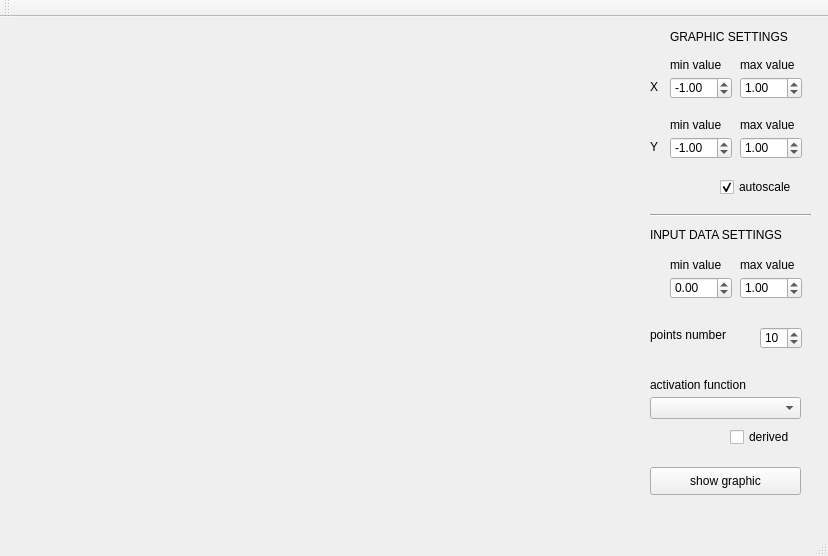
<?xml version="1.0" encoding="UTF-8"?>
<ui version="4.0">
 <class>MainWindow</class>
 <widget class="QMainWindow" name="MainWindow">
  <property name="geometry">
   <rect>
    <x>0</x>
    <y>0</y>
    <width>828</width>
    <height>556</height>
   </rect>
  </property>
  <property name="windowTitle">
   <string>MainWindow</string>
  </property>
  <widget class="QWidget" name="centralWidget">
   <widget class="QCheckBox" name="is_derived_checkBox">
    <property name="geometry">
     <rect>
      <x>730</x>
      <y>410</y>
      <width>81</width>
      <height>20</height>
     </rect>
    </property>
    <property name="text">
     <string>derived</string>
    </property>
   </widget>
   <widget class="QDoubleSpinBox" name="max_val_box">
    <property name="geometry">
     <rect>
      <x>740</x>
      <y>260</y>
      <width>62</width>
      <height>22</height>
     </rect>
    </property>
    <property name="value">
     <double>1.000000000000000</double>
    </property>
   </widget>
   <widget class="QCheckBox" name="autoscale_checkBox">
    <property name="geometry">
     <rect>
      <x>720</x>
      <y>160</y>
      <width>81</width>
      <height>20</height>
     </rect>
    </property>
    <property name="text">
     <string>autoscale</string>
    </property>
    <property name="checked">
     <bool>true</bool>
    </property>
   </widget>
   <widget class="QCustomPlot" name="GraphicWidget" native="true">
    <property name="geometry">
     <rect>
      <x>20</x>
      <y>10</y>
      <width>611</width>
      <height>431</height>
     </rect>
    </property>
   </widget>
   <widget class="QPushButton" name="show_btn">
    <property name="geometry">
     <rect>
      <x>650</x>
      <y>450</y>
      <width>151</width>
      <height>28</height>
     </rect>
    </property>
    <property name="text">
     <string>show graphic</string>
    </property>
   </widget>
   <widget class="QLabel" name="label_4">
    <property name="geometry">
     <rect>
      <x>670</x>
      <y>240</y>
      <width>71</width>
      <height>16</height>
     </rect>
    </property>
    <property name="text">
     <string>min value</string>
    </property>
   </widget>
   <widget class="QLabel" name="label_9">
    <property name="geometry">
     <rect>
      <x>740</x>
      <y>40</y>
      <width>71</width>
      <height>16</height>
     </rect>
    </property>
    <property name="text">
     <string>max value</string>
    </property>
   </widget>
   <widget class="QLabel" name="label_11">
    <property name="geometry">
     <rect>
      <x>650</x>
      <y>120</y>
      <width>16</width>
      <height>20</height>
     </rect>
    </property>
    <property name="text">
     <string>Y</string>
    </property>
   </widget>
   <widget class="Line" name="line">
    <property name="geometry">
     <rect>
      <x>650</x>
      <y>190</y>
      <width>161</width>
      <height>16</height>
     </rect>
    </property>
    <property name="orientation">
     <enum>Qt::Horizontal</enum>
    </property>
   </widget>
   <widget class="QSpinBox" name="points_num_spinBox">
    <property name="geometry">
     <rect>
      <x>760</x>
      <y>310</y>
      <width>42</width>
      <height>22</height>
     </rect>
    </property>
    <property name="autoFillBackground">
     <bool>false</bool>
    </property>
    <property name="value">
     <number>10</number>
    </property>
   </widget>
   <widget class="QLabel" name="label_12">
    <property name="geometry">
     <rect>
      <x>670</x>
      <y>100</y>
      <width>71</width>
      <height>16</height>
     </rect>
    </property>
    <property name="text">
     <string>min value</string>
    </property>
   </widget>
   <widget class="QLabel" name="label_7">
    <property name="geometry">
     <rect>
      <x>740</x>
      <y>240</y>
      <width>71</width>
      <height>16</height>
     </rect>
    </property>
    <property name="text">
     <string>max value</string>
    </property>
   </widget>
   <widget class="QDoubleSpinBox" name="y_min_box">
    <property name="geometry">
     <rect>
      <x>670</x>
      <y>120</y>
      <width>62</width>
      <height>22</height>
     </rect>
    </property>
    <property name="minimum">
     <double>-100.000000000000000</double>
    </property>
    <property name="maximum">
     <double>100.000000000000000</double>
    </property>
    <property name="value">
     <double>-1.000000000000000</double>
    </property>
   </widget>
   <widget class="QLabel" name="label_8">
    <property name="geometry">
     <rect>
      <x>650</x>
      <y>360</y>
      <width>151</width>
      <height>16</height>
     </rect>
    </property>
    <property name="text">
     <string>activation function</string>
    </property>
   </widget>
   <widget class="QDoubleSpinBox" name="x_min_box">
    <property name="geometry">
     <rect>
      <x>670</x>
      <y>60</y>
      <width>62</width>
      <height>22</height>
     </rect>
    </property>
    <property name="minimum">
     <double>-100.000000000000000</double>
    </property>
    <property name="maximum">
     <double>100.000000000000000</double>
    </property>
    <property name="value">
     <double>-1.000000000000000</double>
    </property>
   </widget>
   <widget class="QLabel" name="label_2">
    <property name="geometry">
     <rect>
      <x>650</x>
      <y>60</y>
      <width>16</width>
      <height>20</height>
     </rect>
    </property>
    <property name="text">
     <string>X</string>
    </property>
   </widget>
   <widget class="QLabel" name="label">
    <property name="geometry">
     <rect>
      <x>670</x>
      <y>10</y>
      <width>151</width>
      <height>20</height>
     </rect>
    </property>
    <property name="text">
     <string>GRAPHIC SETTINGS</string>
    </property>
   </widget>
   <widget class="QLabel" name="label_6">
    <property name="geometry">
     <rect>
      <x>650</x>
      <y>210</y>
      <width>151</width>
      <height>16</height>
     </rect>
    </property>
    <property name="text">
     <string>INPUT DATA SETTINGS</string>
    </property>
   </widget>
   <widget class="QLabel" name="label_5">
    <property name="geometry">
     <rect>
      <x>670</x>
      <y>40</y>
      <width>71</width>
      <height>16</height>
     </rect>
    </property>
    <property name="text">
     <string>min value</string>
    </property>
   </widget>
   <widget class="QDoubleSpinBox" name="min_val_box">
    <property name="geometry">
     <rect>
      <x>670</x>
      <y>260</y>
      <width>62</width>
      <height>22</height>
     </rect>
    </property>
    <property name="minimum">
     <double>-100.000000000000000</double>
    </property>
    <property name="maximum">
     <double>100.000000000000000</double>
    </property>
   </widget>
   <widget class="QDoubleSpinBox" name="x_max_box">
    <property name="geometry">
     <rect>
      <x>740</x>
      <y>60</y>
      <width>62</width>
      <height>22</height>
     </rect>
    </property>
    <property name="value">
     <double>1.000000000000000</double>
    </property>
   </widget>
   <widget class="QDoubleSpinBox" name="y_max_box">
    <property name="geometry">
     <rect>
      <x>740</x>
      <y>120</y>
      <width>62</width>
      <height>22</height>
     </rect>
    </property>
    <property name="value">
     <double>1.000000000000000</double>
    </property>
   </widget>
   <widget class="QLabel" name="label_3">
    <property name="geometry">
     <rect>
      <x>650</x>
      <y>310</y>
      <width>91</width>
      <height>16</height>
     </rect>
    </property>
    <property name="text">
     <string>points number</string>
    </property>
   </widget>
   <widget class="QComboBox" name="func_name_comboBox">
    <property name="geometry">
     <rect>
      <x>650</x>
      <y>380</y>
      <width>151</width>
      <height>22</height>
     </rect>
    </property>
    <property name="toolTip">
     <string>&lt;html&gt;&lt;head/&gt;&lt;body&gt;&lt;p&gt;&lt;br/&gt;&lt;/p&gt;&lt;/body&gt;&lt;/html&gt;</string>
    </property>
    <property name="autoFillBackground">
     <bool>true</bool>
    </property>
   </widget>
   <widget class="QLabel" name="label_10">
    <property name="geometry">
     <rect>
      <x>740</x>
      <y>100</y>
      <width>71</width>
      <height>16</height>
     </rect>
    </property>
    <property name="text">
     <string>max value</string>
    </property>
   </widget>
  </widget>
  <widget class="QMenuBar" name="menuBar">
   <property name="geometry">
    <rect>
     <x>0</x>
     <y>0</y>
     <width>828</width>
     <height>26</height>
    </rect>
   </property>
  </widget>
  <widget class="QToolBar" name="mainToolBar">
   <attribute name="toolBarArea">
    <enum>TopToolBarArea</enum>
   </attribute>
   <attribute name="toolBarBreak">
    <bool>false</bool>
   </attribute>
  </widget>
  <widget class="QStatusBar" name="statusBar"/>
 </widget>
 <layoutdefault spacing="6" margin="11"/>
 <customwidgets>
  <customwidget>
   <class>QCustomPlot</class>
   <extends>QWidget</extends>
   <header>qcustomplot.h</header>
   <container>1</container>
  </customwidget>
 </customwidgets>
 <resources/>
 <connections/>
</ui>
